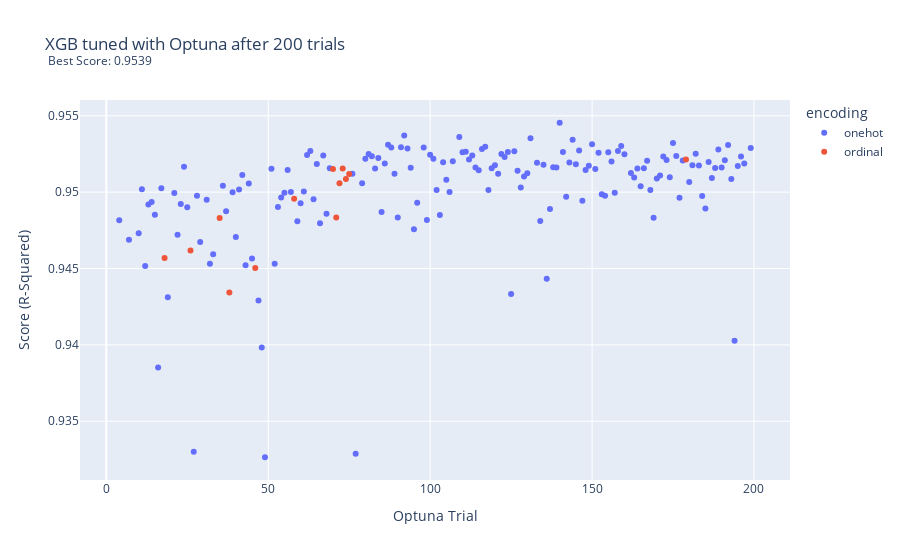

This figure's notebook cell:
### Code cell
fig = px.scatter(optuna_xgb.loc[optuna_xgb.Score > .93],
                 x="Trial", 
                 y="Score", 
                 color = 'encoding',
                 hover_data=['Parameters'],
                labels = {'Trial': 'Optuna Trial', 'Score': 'Score (R-Squared)'},
                title = 'XGB tuned with Optuna after 200 trials<br><sup> Best Score: 0.95454 </sup>')

fig.update_layout(
    hoverlabel=dict(
        bgcolor="white",
        font_size=8,
        font_family="Rockwell"
    )
)
fig.write_image("images/optuna_xgb_encoding.png")
fig.show()

### Figure 1 — Plotly figure (JSON) as saved in the notebook; plotly's stock layout.template omitted (floating-point values rounded to 4 significant figures; data arrays with more than 128 entries replaced by an {"elided": "..."} marker saying what was removed)
{"data": [{"customdata": {"elided": "169x1x8x2 mixed values"}, "hovertemplate": "encoding=onehot<br>Optuna Trial=%{x}<br>Score (R-Squared)=%{y}<br>Parameters=%{customdata[0]}<extra></extra>", "legendgroup": "onehot", "marker": {"color": "#636efa", "symbol": "circle"}, "mode": "markers", "name": "onehot", "orientation": "v", "showlegend": true, "type": "scatter", "x": {"elided": "169 int values"}, "xaxis": "x", "y": {"elided": "169 float values"}, "yaxis": "y"}, {"customdata": {"elided": "13x1x8x2 mixed values"}, "hovertemplate": "encoding=ordinal<br>Optuna Trial=%{x}<br>Score (R-Squared)=%{y}<br>Parameters=%{customdata[0]}<extra></extra>", "legendgroup": "ordinal", "marker": {"color": "#EF553B", "symbol": "circle"}, "mode": "markers", "name": "ordinal", "orientation": "v", "showlegend": true, "type": "scatter", "x": [18, 26, 35, 38, 46, 58, 70, 71, 72, 73, 74, 75, 179], "xaxis": "x", "y": [0.9457, 0.9462, 0.9483, 0.9434, 0.945, 0.9496, 0.9515, 0.9483, 0.9506, 0.9516, 0.9509, 0.9512, 0.9521], "yaxis": "y"}], "layout": {"hoverlabel": {"bgcolor": "white", "font": {"family": "Rockwell", "size": 8}}, "legend": {"title": {"text": "encoding"}, "tracegroupgap": 0}, "title": {"text": "XGB tuned with Optuna after 200 trials  <br><sup> Best Score: 0.9539</sup>"}, "xaxis": {"anchor": "y", "domain": [0, 1], "title": {"text": "Optuna Trial"}}, "yaxis": {"anchor": "x", "domain": [0, 1], "title": {"text": "Score (R-Squared)"}}}}
